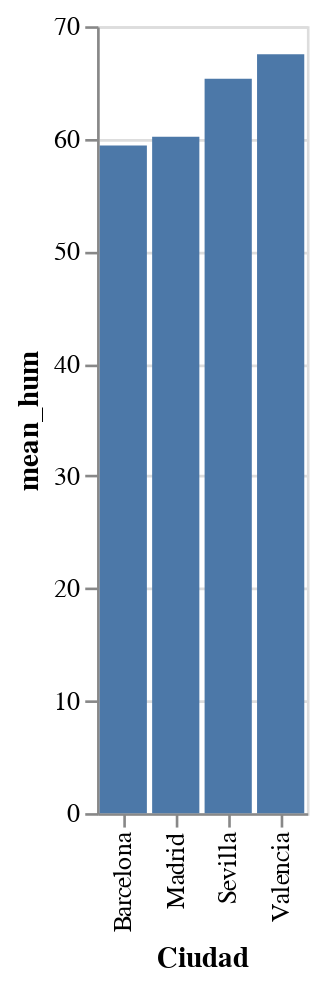

Source (notebook cell):
### Markdown cell above
## Método transform_aggregate.

Otra forma interesante de trabajar con funciones de agregación es usar el método transform_aggregate.

Este método nos permite especificar cómo se va a hacer la agregación, acepta los parámetros:



*   Aggregate= Array(AggregatedField): Array de los objetos que definen los campos a agregar
*   groupby=Array(Nombres de los campos): Los campos mediante los cuales se quiere agrupar (igual que SQL).

A su vez, el campo AggregatedField admite las siguientes opciones:



1.   as: Nombre que se le quiere dar a los outputs de las operaciones.
2.   field: Nombre del campo al que se le quiere aplicar la función.
3.   op: Operación a realizar. Esto es obligatorio especificarlo.

### Code cell
# Usamos un dataframe de ejemplo:

city_data = {
    'Fecha': pd.to_datetime(['2023-01-' + str(i) for i in range(1, 21)]),
    'Ciudad': np.random.choice(['Madrid', 'Barcelona', 'Valencia', 'Sevilla'], size=20),
    'Temperatura': np.random.randint(10, 30, size=20),
    'Humedad': np.random.randint(40, 90, size=20),
    'Viento': np.random.randint(0, 20, size=20)
}

city_df = pd.DataFrame(city_data)

alt.Chart(city_df).mark_bar().encode(
    x='Ciudad',
    y='mean_hum:Q'
).transform_aggregate(
    mean_hum='mean(Humedad)',
    groupby=['Ciudad']
)

### Figure 1 — Vega-Lite specification as saved in the notebook (floating-point values rounded to 4 significant figures)
{"config": {"view": {"continuousWidth": 400, "continuousHeight": 300}}, "data": {"name": "data-3dbd75ff7b6e5f234a356c37a2b363d5"}, "mark": "bar", "encoding": {"x": {"field": "Ciudad", "type": "nominal"}, "y": {"field": "mean_hum", "type": "quantitative"}}, "transform": [{"aggregate": [{"op": "mean", "field": "Humedad", "as": "mean_hum"}], "groupby": ["Ciudad"]}], "$schema": "https://vega.github.io/schema/vega-lite/v4.17.0.json", "datasets": {"data-3dbd75ff7b6e5f234a356c37a2b363d5": [{"Fecha": "2023-01-01T00:00:00", "Ciudad": "Valencia", "Temperatura": 19, "Humedad": 82, "Viento": 6}, {"Fecha": "2023-01-02T00:00:00", "Ciudad": "Valencia", "Temperatura": 13, "Humedad": 48, "Viento": 10}, {"Fecha": "2023-01-03T00:00:00", "Ciudad": "Barcelona", "Temperatura": 20, "Humedad": 63, "Viento": 6}, {"Fecha": "2023-01-04T00:00:00", "Ciudad": "Madrid", "Temperatura": 26, "Humedad": 74, "Viento": 3}, {"Fecha": "2023-01-05T00:00:00", "Ciudad": "Valencia", "Temperatura": 17, "Humedad": 68, "Viento": 13}, {"Fecha": "2023-01-06T00:00:00", "Ciudad": "Valencia", "Temperatura": 17, "Humedad": 69, "Viento": 15}, {"Fecha": "2023-01-07T00:00:00", "Ciudad": "Sevilla", "Temperatura": 19, "Humedad": 66, "Viento": 7}, {"Fecha": "2023-01-08T00:00:00", "Ciudad": "Madrid", "Temperatura": 14, "Humedad": 40, "Viento": 7}, {"Fecha": "2023-01-09T00:00:00", "Ciudad": "Valencia", "Temperatura": 16, "Humedad": 69, "Viento": 16}, {"Fecha": "2023-01-10T00:00:00", "Ciudad": "Madrid", "Temperatura": 29, "Humedad": 80, "Viento": 10}, {"Fecha": "2023-01-11T00:00:00", "Ciudad": "Barcelona", "Temperatura": 12, "Humedad": 56, "Viento": 12}, {"Fecha": "2023-01-12T00:00:00", "Ciudad": "Madrid", "Temperatura": 26, "Humedad": 53, "Viento": 5}, {"Fecha": "2023-01-13T00:00:00", "Ciudad": "Valencia", "Temperatura": 21, "Humedad": 69, "Viento": 16}, {"Fecha": "2023-01-14T00:00:00", "Ciudad": "Madrid", "Temperatura": 19, "Humedad": 58, "Viento": 18}, {"Fecha": "2023-01-15T00:00:00", "Ciudad": "Barcelona", "Temperatura": 26, "Humedad": 83, "Viento": 4}, {"Fecha": "2023-01-16T00:00:00", "Ciudad": "Madrid", "Temperatura": 16, "Humedad": 56, "Viento": 15}, {"Fecha": "2023-01-17T00:00:00", "Ciudad": "Barcelona", "Temperatura": 16, "Humedad": 55, "Viento": 7}, {"Fecha": "2023-01-18T00:00:00", "Ciudad": "Sevilla", "Temperatura": 13, "Humedad": 73, "Viento": 3}, {"Fecha": "2023-01-19T00:00:00", "Ciudad": "Barcelona", "Temperatura": 10, "Humedad": 40, "Viento": 7}, {"Fecha": "2023-01-20T00:00:00", "Ciudad": "Sevilla", "Temperatura": 15, "Humedad": 57, "Viento": 5}]}}
